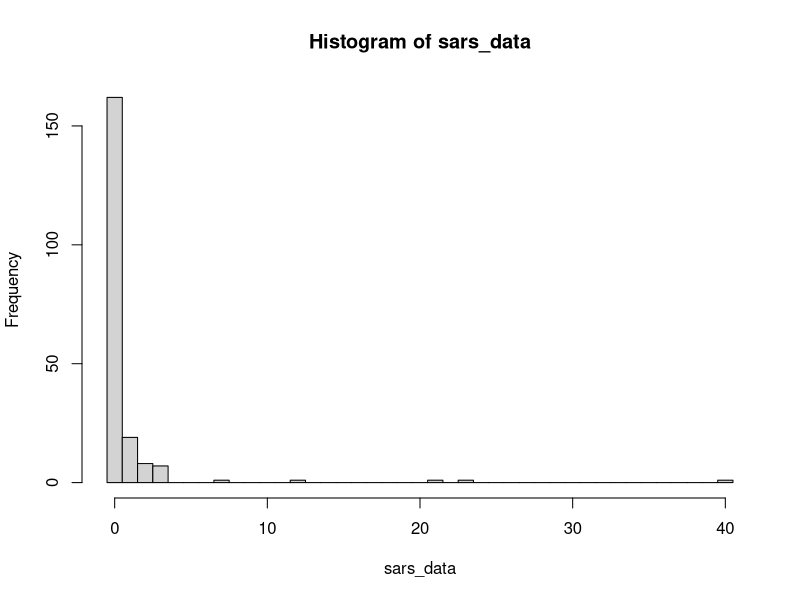
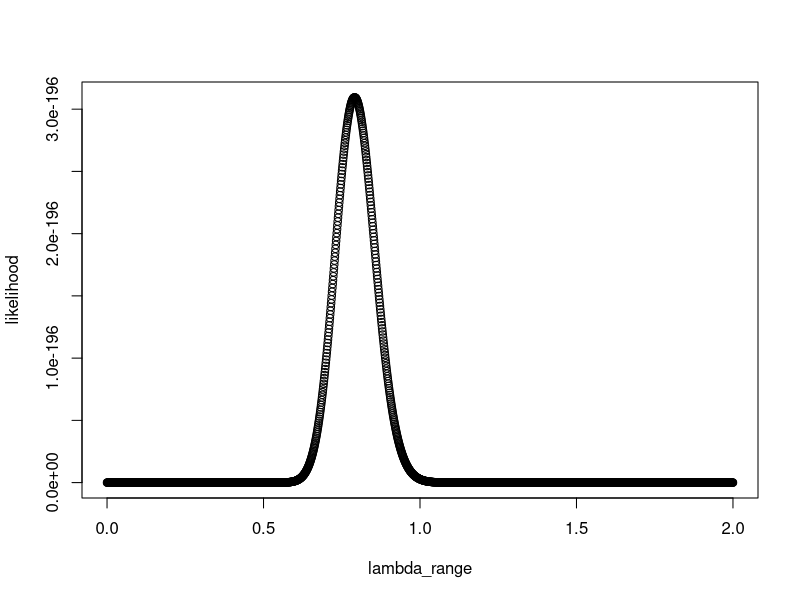
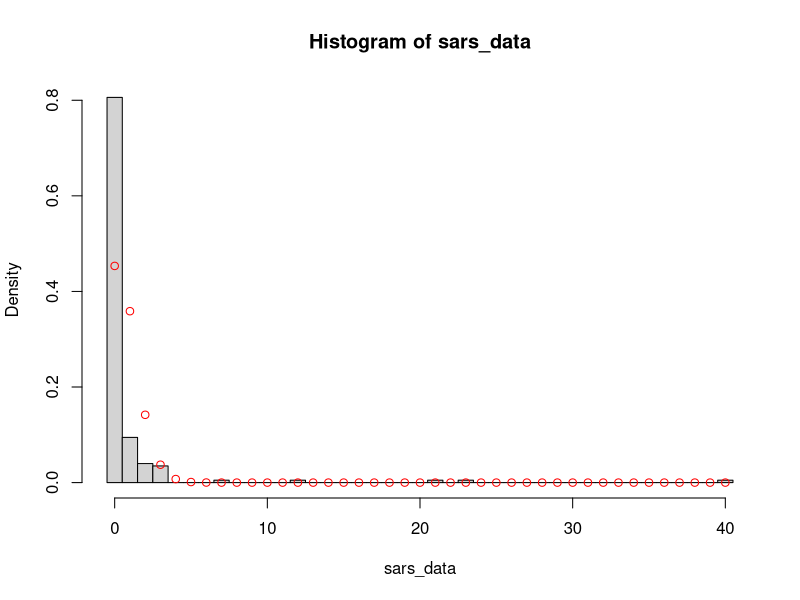
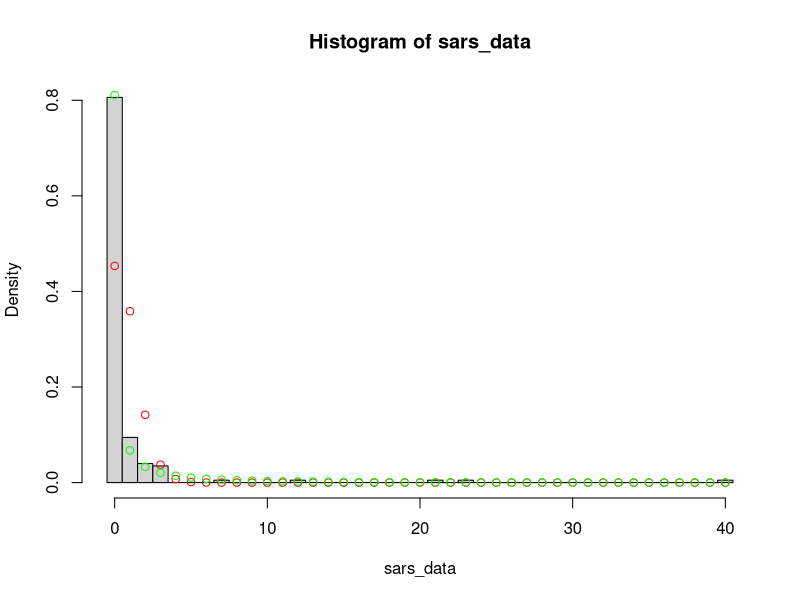
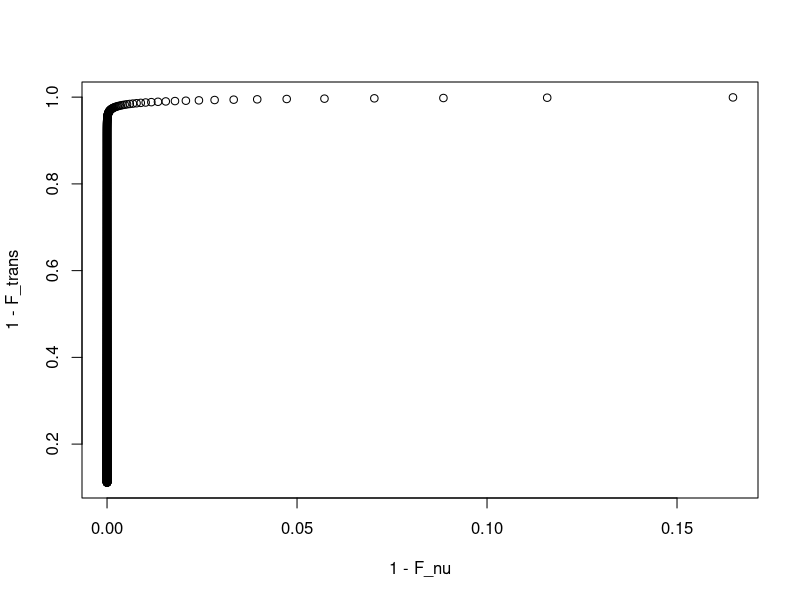

Write the R code that produced these figures, in order.
## ---- chunk 1
#install.packages("pracma",repos='http://cran.us.r-project.org')
## ---- chunk 2
library(pracma)
## ---- chunk 3
options(repr.plot.width=5, repr.plot.height=5)
## ---- chunk 4
sars_data<-c(rep(0,162),rep(1,19),rep(2,8),rep(3,7),7,12,21,23,40)
hist(sars_data,breaks=seq(-0.5,max(sars_data)+0.5))
## ---- chunk 5
#SOLUTION

lambda_range<-seq(from=0,to=2,by=0.001)
likelihood<-numeric(length(lambda_range))
for (i in 1:length(lambda_range)){
    likelihood[i]<-prod(dpois(sars_data,lambda_range[i]))
}
plot(lambda_range,likelihood)
## ---- chunk 6
poi_log_lh <- function(lambda,data) {
    l<-0
    l=l+sum(log(dpois(data,lambda)))
    return(l)
}

# In the following function, lambda_minmax is a vector containing the range over which we will search for the MLE
get_poi_mle <- function(data,lambda_minmax) {
    f <- function(lambda) {
        return(poi_log_lh(lambda,data))
    }
    lambda_mle <- as.numeric(optimise(f,lambda_minmax,maximum=TRUE)[1])
    return(lambda_mle)
}

lambda_mle = get_poi_mle(sars_data,c(0,max(sars_data)))

cat("MLE is ",lambda_mle,".")
## ---- chunk 7
hist(sars_data, breaks=seq(-0.5,max(sars_data)+0.5), probability = TRUE)
points(seq(0,max(sars_data),1),dpois(seq(0,max(sars_data),1),lambda_mle), col = 'red')
## ---- chunk 8
var(sars_data)
## ---- chunk 9
#SOLUTION

qpois(.99,mean(sars_data))

identify_superspreaders <- function(data) {
    lambda<-mean(data)
    superspreaders<-data[data>qpois(.99,lambda)]
    return(superspreaders)
}

identify_superspreaders(sars_data)
## ---- chunk 10
#SOLUTION

nb_log_lh <- function(lambda,k,data) {
    l<-0
    for (x in  data) {
        l=l+log(dnbinom(x,k,1-lambda/(lambda+k)))
    }
    return(l)
}
## ---- chunk 11
get_nb_mle <- function(data,k_minmax) {
    lambda_mle<-mean(data)
    f <- function(k) {
        return(nb_log_lh(lambda_mle,k,data))
    }
    k_mle<-as.numeric(optimise(f,k_minmax,maximum=TRUE)[1])
    return(c(lambda_mle,k_mle))
}
## ---- chunk 12
#SOLUTION

mles = get_nb_mle(sars_data,c(0,max(sars_data)))
lambda_mle = mles[1]
k_mle = mles[2]
cat("MLEs are lambda = ",lambda_mle,", k = ",k_mle,".")
## ---- chunk 13
hist(sars_data, breaks=seq(-0.5,max(sars_data)+0.5), probability = TRUE)
points(seq(0,max(sars_data),1),dpois(seq(0,max(sars_data),1),mean(sars_data)), col = 'red')
points(seq(0,max(sars_data),1),dnbinom(seq(0,max(sars_data),1),k_mle,1-lambda_mle/(lambda_mle+k_mle)), col = 'green')
## ---- chunk 14
# SOLUTION
cat("AIC for Poisson model is ",2-2*poi_log_lh(lambda_mle,sars_data),".")
cat("AIC for negative binomial model is ",4-2*nb_log_lh(lambda_mle,k_mle,sars_data),".")

## ---- chunk 15
# SOLUTION
cat('Likelihood ratio is',exp(poi_log_lh(lambda_mle,sars_data)-nb_log_lh(lambda_mle,k_mle,sars_data)),'.')
## ---- chunk 16
#SOLUTION

transmission_proportion <- function(x,lambda,k) {
    F<-numeric(length(x))
    for (i in 1:length(x)){
        F[i]=gammainc(x[i]*k/lambda,k+1)[3]
    }
    return(F)
}
## ---- chunk 17
# SOLUTION
val_range=seq(from=0.01,to=20.0,by=0.01)
F_trans=transmission_proportion(val_range,lambda_mle,k_mle)
F_nu=pgamma(val_range, shape=k_mle, scale=1-lambda_mle/(lambda_mle+k_mle)) # pgamma calculates the CDF of the gamma distribution
plot(1-F_nu,1-F_trans)
